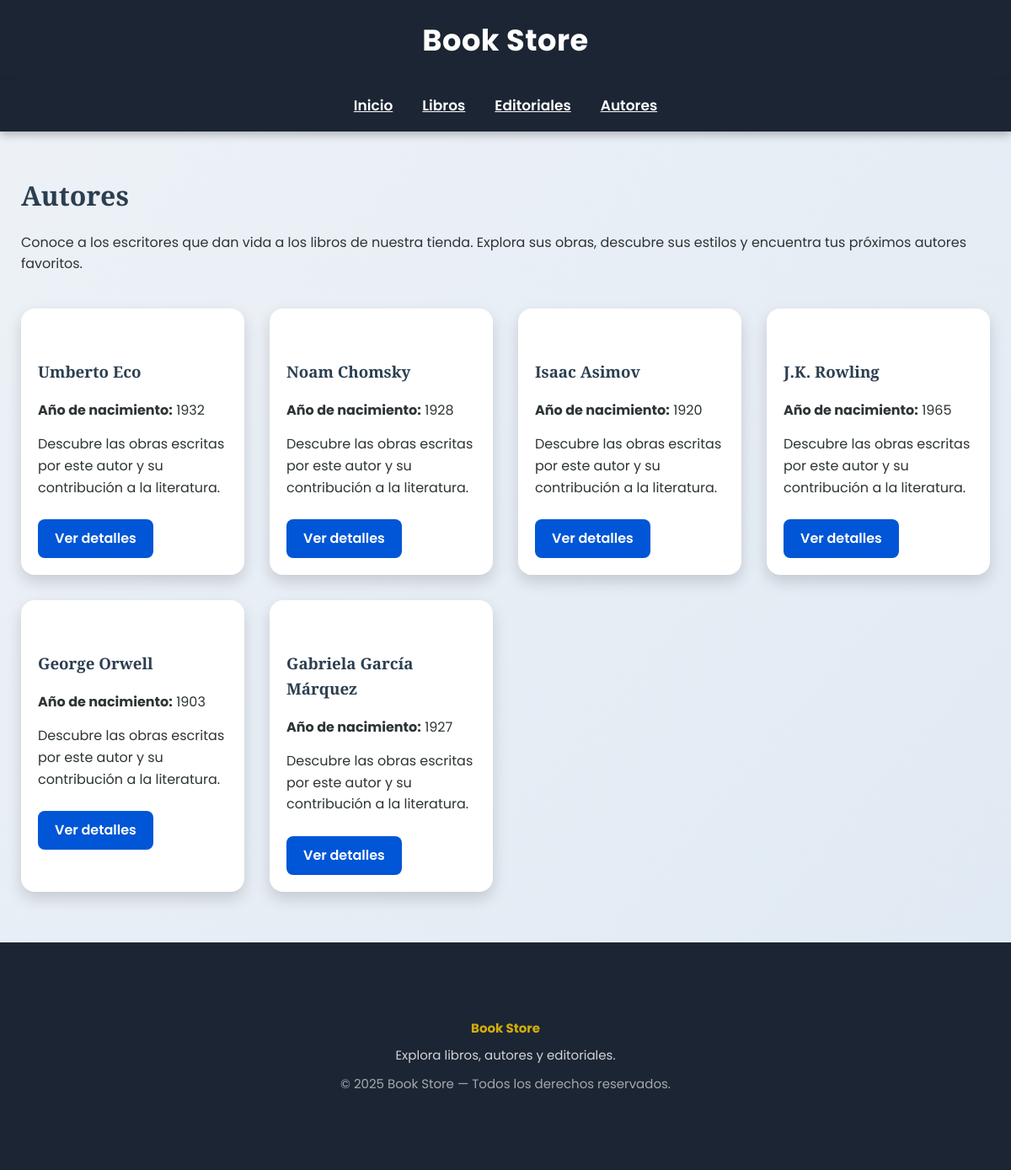
Page /es/authors/ on the earlier database version.
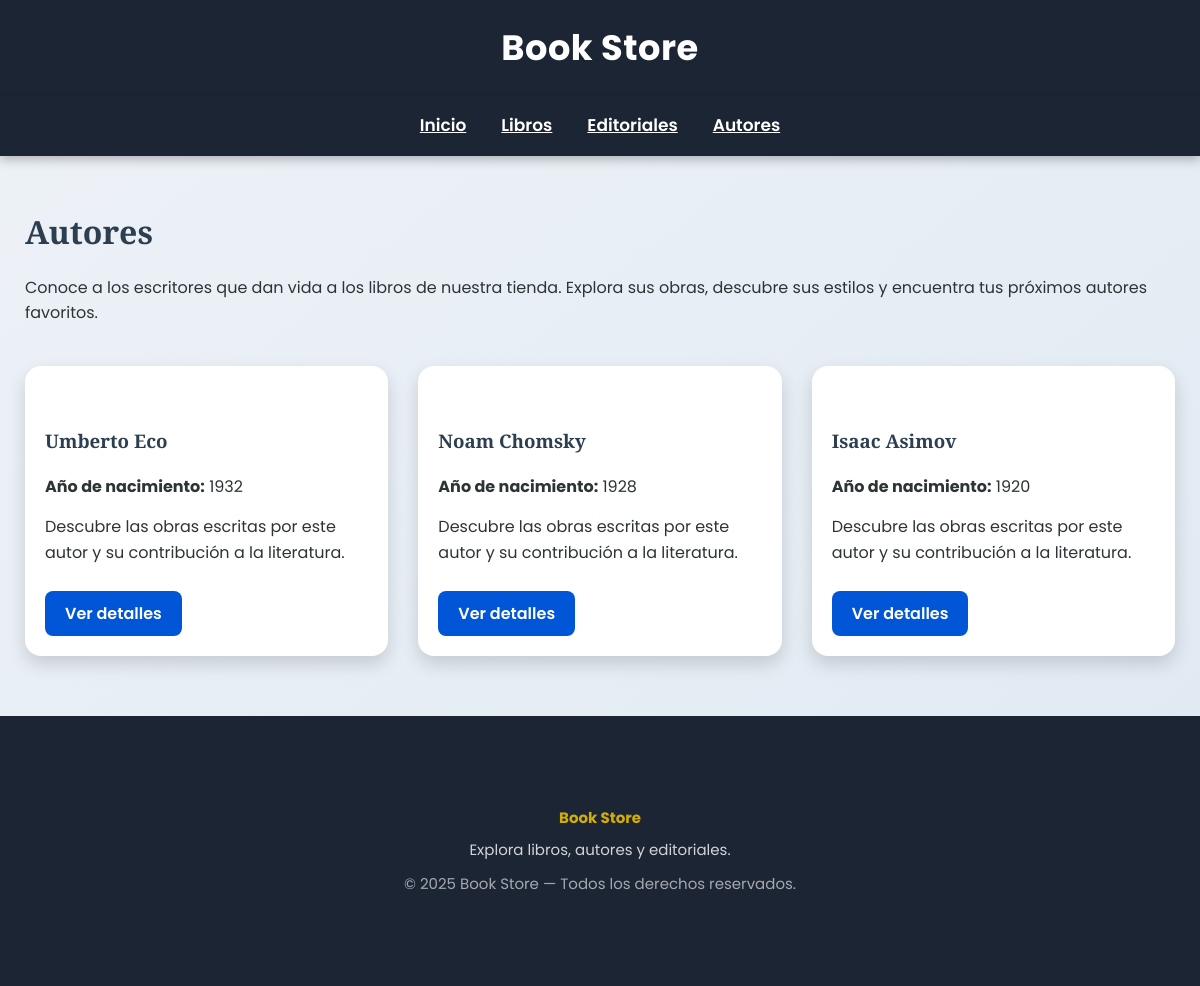
Same page on the later database version.
### app/models.py (models this page shows, shortened)
class Author(models.Model):
    first_name = models.CharField(max_length=100)
    last_name = models.CharField(max_length=100)
    birth_year = models.IntegerField(null=True, blank=True)
    @property
    def name(self):
        return f"{self.first_name} {self.last_name}"

### app/views.py (the view)
# urls.py: path('authors/', views.AuthorListView.as_view(), name='author_list'),
class AuthorListView(ListView):
    model = Author
    template_name = "bookstore/author_list.html"
    context_object_name = "authors"

### app/templates/bookstore/author_list.html (shortened to what this page needs)
{% extends 'bookstore/base.html' %}
{% load static %}
{% load i18n %}
{% block content %}
<h2>{% trans "Autores" %}</h2>
<p>
    {% trans "Conoce a los escritores que dan vida a los libros de nuestra tienda. Explora sus obras, descubre sus estilos y encuentra tus próximos autores favoritos." %}
</p>
<div class="card-list">
{% for author in authors %}
    <div class="card">
        <h3>{{ author.name }}</h3>
        <p>
            <strong>{% trans "Año de nacimiento:" %}</strong> {{ author.birth_year }}
        </p>
        <p>
            {% trans "Descubre las obras escritas por este autor y su contribución a la literatura." %}
        </p>
        <a href="{% url 'author_detail' author.pk %}" class="btn">
            {% trans "Ver detalles" %}
        </a>
    </div>
{% empty %}
    <p>{% trans "No hay autores registrados." %}</p>
{% endfor %}
</div>
{% endblock %}

Differences in the rows shown:
removed Author: name "J.K. Rowling", birth_year "1965"
removed Author: name "George Orwell", birth_year "1903"
removed Author: name "Gabriela García Márquez", birth_year "1927"
